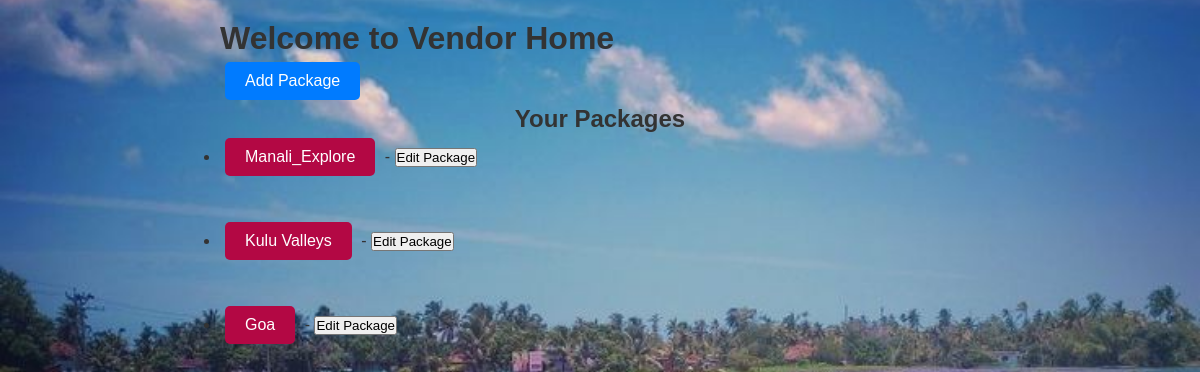
Page /vendor_home/ (signed in) on the earlier database version.
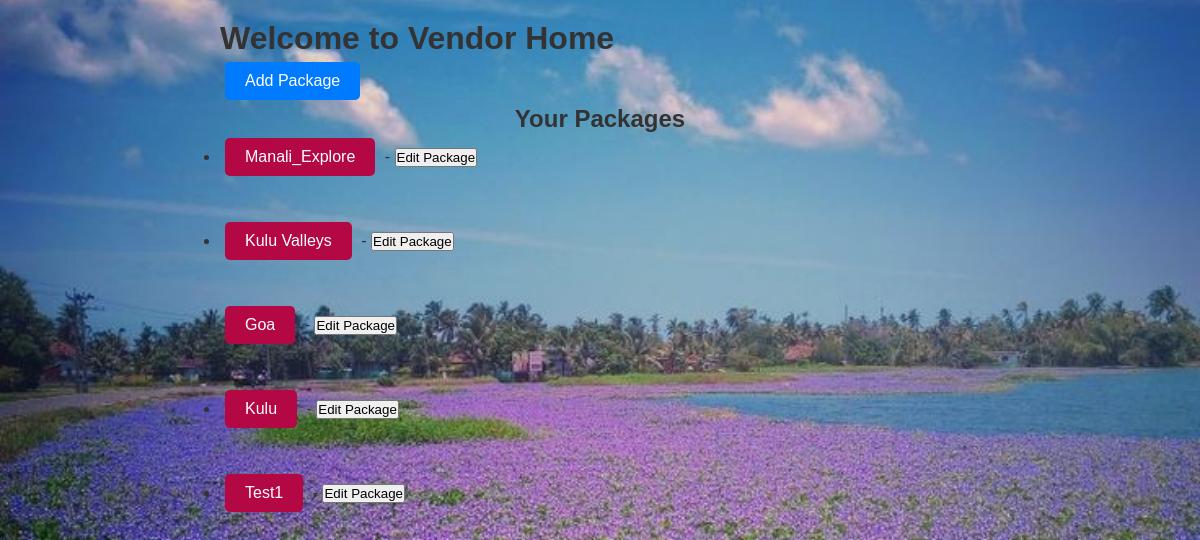
Same page on the later database version.
### travelapp/models.py (models this page shows, shortened)
class TravelPackage(models.Model):
    vendor = models.ForeignKey(User, on_delete=models.CASCADE)
    package_name = models.CharField(max_length=100)
    max_number_of_persons = models.IntegerField()
    hotel_type = models.CharField(max_length=50)
    food_type = models.CharField(max_length=50)
    number_of_days = models.IntegerField()
    number_of_nights = models.IntegerField()
    visiting_places = models.TextField()
    description = models.TextField()
    tour_date = models.DateField()
    is_approved = models.BooleanField(default=False)
    image1 = models.ImageField(upload_to='packages/', null=True, blank=True)
    image2 = models.ImageField(upload_to='packages/', null=True, blank=True)
    image3 = models.ImageField(upload_to='packages/', null=True, blank=True)

### travelapp/views.py (the view)
# urls.py: path('vendor_home/', views.vendor_home, name='vendor_home'),
@login_required
def vendor_home(request):
    return render(request, 'vendor_home.html')

### travelapp/templates/vendor_home.html (shortened to what this page needs)
{% extends "base.html" %}
 {% block content %}
    <h1>Welcome to Vendor Home</h1>
    <a href="{% url 'vendor_dashboard' %}" class="btn">Add Package</a>
    <h2>Your Packages</h2>
    <ul>
        {% for package in request.user.travelpackage_set.all %}
            <li>
                <h>{{ package.package_name }}</h> -
                <button onclick="window.location.href='{% url 'edit_package' package.id %}'">Edit Package</button>
            <br>
                <br>
                <br>
            </li>
        {% empty %}
            <p>You have no packages yet.</p>
        {% endfor %}
    </ul>
 {% endblock %}

### travelapp/templates/base.html (shortened to what this page needs)
{% load static %}
<!DOCTYPE html>
<html lang="en">
<head>
    <link rel="stylesheet" href="{% static 'css/style.css' %}">
</head>
<body>
    <div class="container">
        {% block content %}{% endblock %}
    </div>
</body>
</html>

### static/css/style.css (style rules this page uses)
* { margin: 0; padding: 0; box-sizing: border-box; }
body { background-image: url('../images/wallpaper.jpg'); background-size: cover; background-position: center; background-repeat: no-repeat; background-attachment: fixed; color: #fff; font-family: Arial, sans-serif; background-color: #f9f9f9; color: #333; }
h { display: inline-block; padding: 10px 20px; margin: 5px; background-color: #b30844; color: #fff; text-decoration: none; border-radius: 5px; text-align: center; }
h2 { text-align: center; color: #333; }
.container { width: 90%; max-width: 800px; margin: 0 auto; padding: 20px; }
nav a, .btn { display: inline-block; padding: 10px 20px; margin: 5px; background-color: #007bff; color: #fff; text-decoration: none; border-radius: 5px; text-align: center; }

Differences in the rows shown:
added TravelPackage: package_name "Kulu"
added TravelPackage: package_name "Test1"
